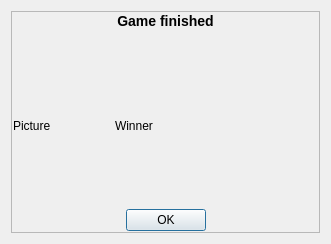
<?xml version="1.0" encoding="UTF-8"?>
<ui version="4.0">
 <class>GameEndDialog</class>
 <widget class="QDialog" name="GameEndDialog">
  <property name="geometry">
   <rect>
    <x>0</x>
    <y>0</y>
    <width>331</width>
    <height>244</height>
   </rect>
  </property>
  <property name="windowTitle">
   <string>Dialog</string>
  </property>
  <layout class="QGridLayout" name="gridLayout">
   <item row="0" column="0">
    <widget class="QFrame" name="frame">
     <property name="frameShape">
      <enum>QFrame::StyledPanel</enum>
     </property>
     <property name="frameShadow">
      <enum>QFrame::Raised</enum>
     </property>
     <layout class="QVBoxLayout" name="verticalLayout_4">
      <property name="spacing">
       <number>1</number>
      </property>
      <property name="leftMargin">
       <number>1</number>
      </property>
      <property name="topMargin">
       <number>1</number>
      </property>
      <property name="rightMargin">
       <number>1</number>
      </property>
      <property name="bottomMargin">
       <number>1</number>
      </property>
      <item>
       <layout class="QVBoxLayout" name="verticalLayout_3">
        <property name="spacing">
         <number>0</number>
        </property>
        <property name="sizeConstraint">
         <enum>QLayout::SetDefaultConstraint</enum>
        </property>
        <item>
         <layout class="QVBoxLayout" name="verticalLayout_2">
          <property name="spacing">
           <number>0</number>
          </property>
          <item>
           <widget class="QLabel" name="titleLabel">
            <property name="sizePolicy">
             <sizepolicy hsizetype="Preferred" vsizetype="Fixed">
              <horstretch>0</horstretch>
              <verstretch>0</verstretch>
             </sizepolicy>
            </property>
            <property name="frameShape">
             <enum>QFrame::NoFrame</enum>
            </property>
            <property name="lineWidth">
             <number>0</number>
            </property>
            <property name="text">
             <string>&lt;h3&gt;&lt;b&gt;Game finished&lt;/b&gt;&lt;/h&gt;</string>
            </property>
            <property name="alignment">
             <set>Qt::AlignCenter</set>
            </property>
           </widget>
          </item>
          <item>
           <widget class="QLabel" name="invisibleLabel">
            <property name="sizePolicy">
             <sizepolicy hsizetype="Preferred" vsizetype="Fixed">
              <horstretch>0</horstretch>
              <verstretch>0</verstretch>
             </sizepolicy>
            </property>
            <property name="text">
             <string/>
            </property>
           </widget>
          </item>
         </layout>
        </item>
        <item>
         <layout class="QVBoxLayout" name="verticalLayout">
          <item>
           <layout class="QHBoxLayout" name="horizontalLayout_2">
            <item>
             <widget class="QLabel" name="winnerPixmap">
              <property name="sizePolicy">
               <sizepolicy hsizetype="Preferred" vsizetype="Preferred">
                <horstretch>1</horstretch>
                <verstretch>0</verstretch>
               </sizepolicy>
              </property>
              <property name="text">
               <string>Picture</string>
              </property>
             </widget>
            </item>
            <item>
             <widget class="QLabel" name="endGameText">
              <property name="sizePolicy">
               <sizepolicy hsizetype="Preferred" vsizetype="Preferred">
                <horstretch>2</horstretch>
                <verstretch>0</verstretch>
               </sizepolicy>
              </property>
              <property name="text">
               <string>Winner</string>
              </property>
             </widget>
            </item>
           </layout>
          </item>
          <item>
           <widget class="QDialogButtonBox" name="buttonBox">
            <property name="orientation">
             <enum>Qt::Horizontal</enum>
            </property>
            <property name="standardButtons">
             <set>QDialogButtonBox::Ok</set>
            </property>
            <property name="centerButtons">
             <bool>true</bool>
            </property>
           </widget>
          </item>
         </layout>
        </item>
       </layout>
      </item>
     </layout>
    </widget>
   </item>
  </layout>
 </widget>
 <resources/>
 <connections>
  <connection>
   <sender>buttonBox</sender>
   <signal>accepted()</signal>
   <receiver>GameEndDialog</receiver>
   <slot>accept()</slot>
   <hints>
    <hint type="sourcelabel">
     <x>248</x>
     <y>254</y>
    </hint>
    <hint type="destinationlabel">
     <x>157</x>
     <y>274</y>
    </hint>
   </hints>
  </connection>
  <connection>
   <sender>buttonBox</sender>
   <signal>rejected()</signal>
   <receiver>GameEndDialog</receiver>
   <slot>reject()</slot>
   <hints>
    <hint type="sourcelabel">
     <x>316</x>
     <y>260</y>
    </hint>
    <hint type="destinationlabel">
     <x>286</x>
     <y>274</y>
    </hint>
   </hints>
  </connection>
 </connections>
</ui>
